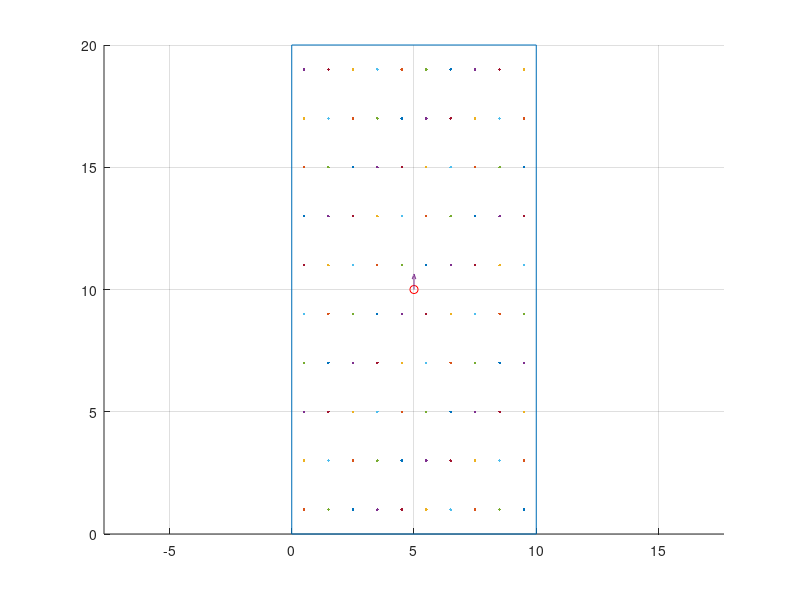

Reproduce this figure in MATLAB.
clear all
close all
clc



L1=10;
L2=20;

nx=10;
ny=10;

X=(rand(3,1)-[1;1;1]*0.5)*30
X(3)=abs(X(3));
d=-10;
X=[1*L1/2;L2/2;d];

%X(3)=0;

P=[0  0  0;
   L1 0  0;
   L1 L2 0;
   0  L2 0];

figure(1)
grid on
axis equal
hold on
plot3([P(:,1);P(1,1)],[P(:,2);P(1,2)],[P(:,3);P(1,3)])
plot3(X(1),X(2),X(3),'ro')

dx=L1/nx;
dy=L2/ny;
dA=dx*dy;
S=0;
Acheck=0;
for i=1:nx
for j=1:ny
    X1=[-dx/2+i*dx;-dy/2+j*dy;0];
    plot3(X1(1),X1(2),X1(3),'.')
    r=X-X1;
    S=S+r(3)/norm(r)^3*dA;
    Acheck=Acheck+dA;
end
end

Acheck=Acheck/L1/L2

% syms x1 y1 real
% X1=[x1 y1 0];
% R=X-X1;
% 
% ix=int(R(3)/norm(R)^3,x1,0,L1);
% ixy=int(ix,y1,0,L2)

I=0;
P=P';
q=[0 1 1];
q=q/norm(q);
for i=1:4
    i1=i+1;
if i1==5
    i1=1;
end
    %[i i1]
    Rn=P(:,i)-X;
    Rm=P(:,i1)-X;
    Rn=Rn/norm(Rn);
    Rm=Rm/norm(Rm);
    
    RdR=dot(Rn,Rm);
    RcR=cross(Rn,Rm);
    RcR=RcR/norm(RcR);
    A=sqrt((1-RdR)/(1+RdR));
    
    num=dot(q,RcR)*A;
    den=1-dot(q,Rn)-dot(q,cross(RcR,Rn))*A;
    
    I=I+2*atan(num/den);
%        I=I+2*atan(num/den);

%    I=I+2*atan(A);

end



Irect=4*asin(L1*L2/sqrt((L1^2+4*d^2)*(L2^2+4*d^2)));
[S I Irect]

quiver3(X(1),X(2),X(3),q(1),q(2),q(3))